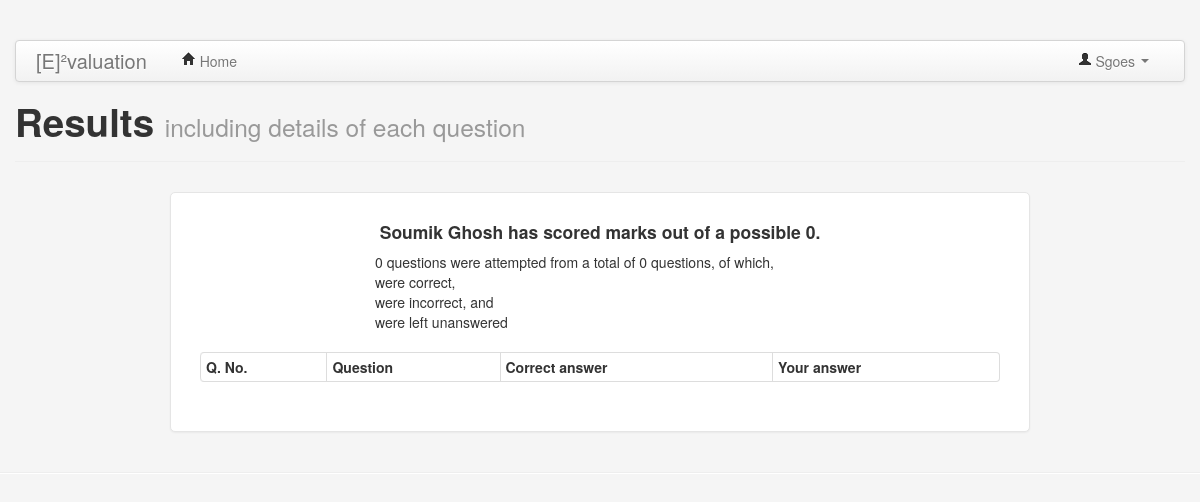
The page /user_res.php?user_id=1 (signed in) on the database its author committed.
### tables this page shows
CREATE TABLE `users` (
  `user_id` int(11) NOT NULL AUTO_INCREMENT,
  `user_email` varchar(30) NOT NULL,
  `user_role` char(1) DEFAULT NULL,
  `user_fname` varchar(30) DEFAULT NULL,
  `user_lname` varchar(30) DEFAULT NULL,
  `user_pass` varchar(30) NOT NULL,
  `user_sex` char(1) DEFAULT NULL,
  `user_addr` varchar(50) DEFAULT NULL,
  `user_city` varchar(30) DEFAULT NULL,
  `user_state` varchar(30) DEFAULT NULL,
  `user_pin` decimal(6,0) DEFAULT NULL,
  `user_pnumber` decimal(10,0) DEFAULT NULL,
  `user_salt` varchar(30) DEFAULT NULL,
  `user_status` char(1) DEFAULT NULL,
  `user_allow` char(1) NOT NULL,
  `q_corr_ans` smallint(6) DEFAULT NULL,
  `q_inc_ans` smallint(6) DEFAULT NULL,
  `q_un_ans` smallint(6) DEFAULT NULL,
  `marks` int(11) DEFAULT NULL,
  PRIMARY KEY (`user_id`)
);

CREATE TABLE `exams` (
  `exam_id` int(11) NOT NULL AUTO_INCREMENT,
  `exam_title` varchar(50) NOT NULL,
  `exam_no_of_qs` int(11) NOT NULL,
  `exam_time` int(11) NOT NULL,
  `pos_marks` tinyint(4) NOT NULL,
  `neg_marks` tinyint(4) NOT NULL,
  `exam_allow` tinyint(1) NOT NULL,
  PRIMARY KEY (`exam_id`)
);

### user_res.php (the view, shortened to what this page needs)
<?php
$db = db_connect();
require './includes/template/header.php';
?>
<div class="page-header">
	<h1>Results <small>including details of each question</small></h1>
</div>
<div class="form-register" style="max-width: 800px;">
<?php
$qr = $db->query("SELECT user_fname, user_lname, q_corr_ans, q_inc_ans, q_un_ans, marks FROM users WHERE user_id = {$_REQUEST['user_id']}");
$result = $qr->fetch(PDO::FETCH_ASSOC);
$qr = $db->query("SELECT pos_marks FROM exams WHERE exam_id = 1");
$marks = $qr->fetchColumn(0);
echo "<h4 class='text-center'>{$result['user_fname']} {$result['user_lname']} has scored <span class='text-success'>{$result['marks']}</span> marks out of a possible " . (($result['q_corr_ans'] + $result['q_inc_ans'] + $result['q_un_ans']) * $marks) . ".</h4>";
echo "<div style='width: 450px; margin: auto;'>" . ($result['q_corr_ans'] + $result['q_inc_ans']) . " questions were attempted from a total of " . ($result['q_corr_ans'] + $result['q_inc_ans'] + $result['q_un_ans']) . " questions, of which,<br />";
echo "{$result['q_corr_ans']} were correct,<br />{$result['q_inc_ans']} were incorrect, and<br />{$result['q_un_ans']} were left unanswered</div>";
echo '<div style="margin-top: 20px;"></div><table class="table table-condensed table-hover table-bordered"><tr><th>Q. No.</th><th>Question</th><th>Correct answer</th><th>Your answer</th></tr>';
echo "</table></div>";
echo "</div>";
require './includes/template/footer.php';
?>

### includes/template/header.php (style rules this page uses)
body { padding-top: 40px; padding-bottom: 40px; background-color: #f5f5f5; }
.form-register { max-width: 600px; padding: 19px 29px 29px; margin: 0 auto 20px; background-color: #fff; border: 1px solid #e5e5e5; -webkit-border-radius: 5px; -moz-border-radius: 5px; border-radius: 5px; -webkit-box-shadow: 0 1px 2px rgba(0,0,0,.05); -moz-box-shadow: 0 1px 2px rgba(0,0,0,.05); box-shadow: 0 1px 2px rgba(0,0,0,.05); }

### rows shown on the page
users: user_fname "Soumik", user_lname "Ghosh", ($result['q_corr_ans'] + $result['q_inc_ans'] + $result['q_un_ans']) * $marks "0", $result['q_corr_ans'] + $result['q_inc_ans'] "0", $result['q_corr_ans'] + $result['q_inc_ans'] + $result['q_un_ans'] "0"

### other values the page prints
$_SESSION['user']->get_user_fname() "Sgoes"
